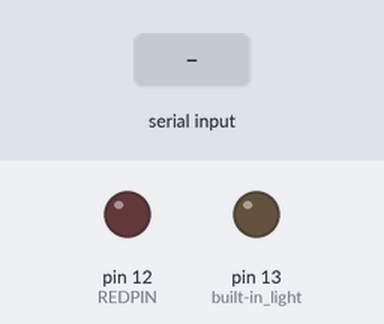
Recording of a sketch running on a simulated Arduino Uno, built with avr-gcc and run on an emulated ATmega328P. Parts: output pins drawn as LEDs (lit = HIGH). The inputs (shaded band) are chosen by the test bench.

Above: at 1.2 s.
1.3 s: "90,45\n" received over Serial
At 2.0 s:
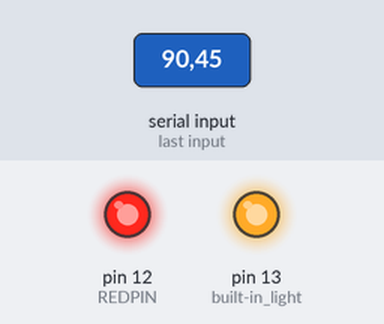
At 42.1 s:
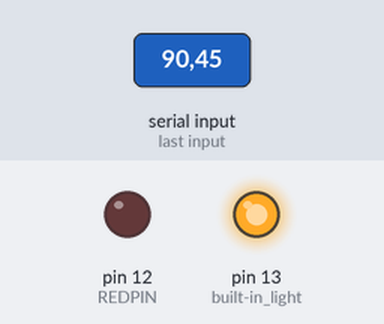
Timing chart, 0 to 42.8 s (numbered marks = the images above; inputs shaded):
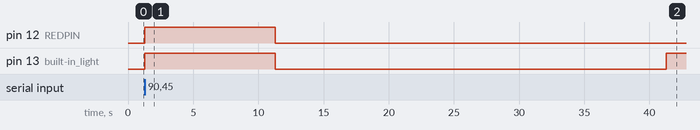

Measured:
- after the input at 1.3 s, pin 12 (REDPIN): LOW → HIGH at once, → LOW 10.0 s later; pin 13 (built-in_light): LOW → HIGH at once, → LOW 10.0 s later, → HIGH 30.0 s later

The sketch:

arduinoCutterCode.ino
```cpp
/*
  arduinoCutterCode

  Reads the serial connection. When a signal higher than 0 is received,
  Initiates cutter sequence

  written August 2017
  by Alex Hernandez and Russell Perkins
  modified 1 Dec 2017
  by Danae Moss
*/

int REDPIN = 12;
int pause = 1000;
// the setup function runs once when you press reset or power the board
void setup() {
  Serial.begin(9600);
  int outOfBounds = 0;
  // initialize digital pin LED_BUILTIN as an output.
  pinMode(LED_BUILTIN, OUTPUT); //built-in light
  pinMode(REDPIN, OUTPUT); // Pin for cutter current
}

// the loop function runs over and over again forever
void loop()
{
  int outOfBounds = Serial.parseInt(); //Get message from serial connection
  if (outOfBounds > 0) // If message > 0, initiate cutting
  {
    digitalWrite(LED_BUILTIN, HIGH);
    digitalWrite(REDPIN, HIGH); //send high current to cutter wire
    delay(1000*10);
    digitalWrite(LED_BUILTIN, LOW);
    digitalWrite(REDPIN, LOW);
    delay(1000*30);
    while (1)
    {
      digitalWrite(LED_BUILTIN, HIGH);
      delay(pause);
      digitalWrite(LED_BUILTIN, LOW);
      pause= pause - 300;
      digitalWrite(LED_BUILTIN, HIGH);
      delay(pause);
      digitalWrite(LED_BUILTIN, LOW);
      pause= pause - 300;
      digitalWrite(LED_BUILTIN, HIGH);
      delay(pause);
      digitalWrite(LED_BUILTIN, LOW);
      pause = 1000;
    }
  }


}
```
